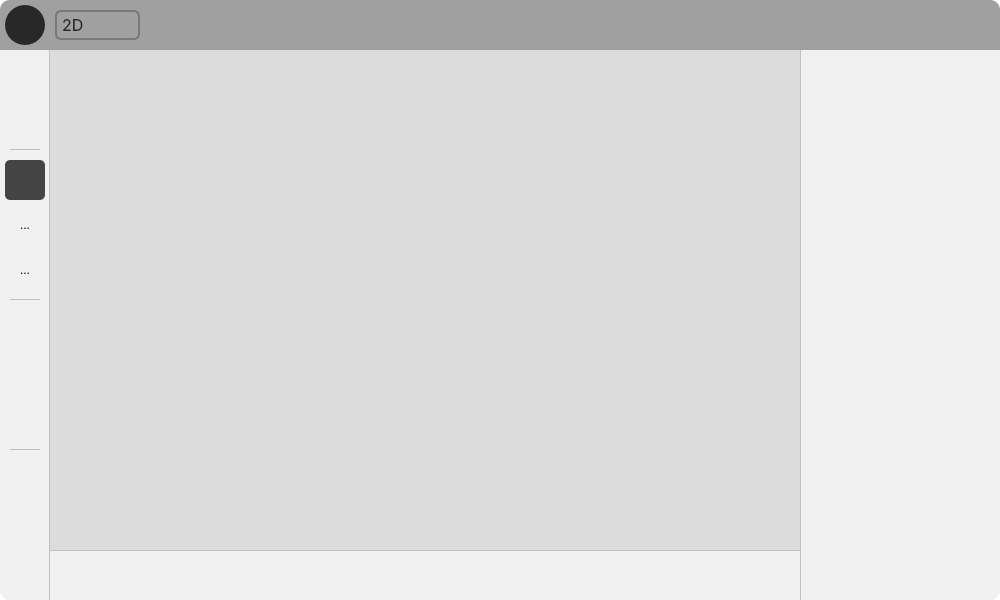
<?xml version="1.0" encoding="UTF-8"?>
<ui version="4.0">
 <class>Form</class>
 <widget class="QWidget" name="Form">
  <property name="geometry">
   <rect>
    <x>0</x>
    <y>0</y>
    <width>1000</width>
    <height>600</height>
   </rect>
  </property>
  <property name="windowTitle">
   <string>Form</string>
  </property>
  <property name="styleSheet">
   <string notr="true">background-color: transparent;</string>
  </property>
  <widget class="QFrame" name="frame_main">
   <property name="geometry">
    <rect>
     <x>0</x>
     <y>0</y>
     <width>1000</width>
     <height>600</height>
    </rect>
   </property>
   <property name="toolTipDuration">
    <number>1</number>
   </property>
   <property name="styleSheet">
    <string notr="true">border-top-left-radius:10px;
border-top-right-radius:10px;
border-bottom-left-radius:10px;
border-bottom-right-radius:10px;
background-color: rgb(240, 240, 240);</string>
   </property>
   <property name="frameShape">
    <enum>QFrame::StyledPanel</enum>
   </property>
   <property name="frameShadow">
    <enum>QFrame::Raised</enum>
   </property>
   <widget class="QFrame" name="frame_top_bar">
    <property name="geometry">
     <rect>
      <x>0</x>
      <y>0</y>
      <width>1000</width>
      <height>50</height>
     </rect>
    </property>
    <property name="styleSheet">
     <string notr="true">border-top-left-radius:10px;
border-top-right-radius:10px;
border-bottom-left-radius:10px;
border-bottom-right-radius:10px;
background-color: rgb(160, 160, 160)</string>
    </property>
    <property name="frameShape">
     <enum>QFrame::StyledPanel</enum>
    </property>
    <property name="frameShadow">
     <enum>QFrame::Raised</enum>
    </property>
    <widget class="QFrame" name="frame_top_border">
     <property name="geometry">
      <rect>
       <x>0</x>
       <y>40</y>
       <width>1000</width>
       <height>10</height>
      </rect>
     </property>
     <property name="styleSheet">
      <string notr="true"/>
     </property>
     <property name="frameShape">
      <enum>QFrame::StyledPanel</enum>
     </property>
     <property name="frameShadow">
      <enum>QFrame::Raised</enum>
     </property>
    </widget>
    <widget class="QPushButton" name="button_import">
     <property name="geometry">
      <rect>
       <x>5</x>
       <y>5</y>
       <width>40</width>
       <height>40</height>
      </rect>
     </property>
     <property name="styleSheet">
      <string notr="true">QPushButton{
border-radius: 20px;
min-width:40px;
max-width:40px;
min-height:40px;
max-height:40px;
background-color: rgb(40, 40, 40)
}

QPushButton:hover{
	background-color: rgb(80, 80, 80);
}
QPushButton:pressed{
	background-color: rgb(20, 20, 20);
}
</string>
     </property>
     <property name="text">
      <string/>
     </property>
     <property name="icon">
      <iconset>
       <normaloff>UI icon/import-file.svg</normaloff>UI icon/import-file.svg</iconset>
     </property>
     <property name="iconSize">
      <size>
       <width>24</width>
       <height>24</height>
      </size>
     </property>
    </widget>
    <widget class="QComboBox" name="cbox_mode">
     <property name="geometry">
      <rect>
       <x>55</x>
       <y>10</y>
       <width>85</width>
       <height>30</height>
      </rect>
     </property>
     <property name="font">
      <font>
       <family>SF Pro Display</family>
       <pointsize>12</pointsize>
       <bold>false</bold>
      </font>
     </property>
     <property name="contextMenuPolicy">
      <enum>Qt::DefaultContextMenu</enum>
     </property>
     <property name="styleSheet">
      <string notr="true">QComboBox {
    border: 2px solid rgb(120,120,120); 
    border-radius: 6px;
    color: rgb(40,40,40);
    padding-left:5px;
    padding-bottom:1px;
}


QComboBox::down-arrow { 
width:16px; 
height: 16px;
padding-right:10px;
image: url(D:/Python Coding/easy-to-segment/UI icon/down-arrow.svg); 
}

QComboBox::drop-down {
    background: transparent;
}
</string>
     </property>
     <property name="iconSize">
      <size>
       <width>20</width>
       <height>20</height>
      </size>
     </property>
     <item>
      <property name="text">
       <string>2D</string>
      </property>
      <property name="icon">
       <iconset>
        <normaloff>UI icon/2d.svg</normaloff>UI icon/2d.svg</iconset>
      </property>
     </item>
     <item>
      <property name="text">
       <string>3D</string>
      </property>
      <property name="icon">
       <iconset>
        <normaloff>UI icon/3d.svg</normaloff>UI icon/3d.svg</iconset>
      </property>
     </item>
    </widget>
    <widget class="QFrame" name="frame_top_right">
     <property name="geometry">
      <rect>
       <x>919</x>
       <y>0</y>
       <width>71</width>
       <height>50</height>
      </rect>
     </property>
     <property name="frameShape">
      <enum>QFrame::StyledPanel</enum>
     </property>
     <property name="frameShadow">
      <enum>QFrame::Raised</enum>
     </property>
     <layout class="QHBoxLayout" name="horizontalLayout">
      <item>
       <widget class="QPushButton" name="button_minimize">
        <property name="styleSheet">
         <string notr="true">QPushButton{
border-radius: 0px;
min-width:30px;
max-width:30px;
min-height:30px;
max-height:30px;
}

QPushButton:hover{
	background-color: rgba(80, 80, 80, 50);
}
QPushButton:pressed{
	background-color: rgba(20, 20, 20, 100);
}
</string>
        </property>
        <property name="text">
         <string/>
        </property>
        <property name="icon">
         <iconset>
          <normaloff>UI icon/minimize.svg</normaloff>UI icon/minimize.svg</iconset>
        </property>
        <property name="iconSize">
         <size>
          <width>18</width>
          <height>18</height>
         </size>
        </property>
       </widget>
      </item>
      <item>
       <widget class="QPushButton" name="button_close">
        <property name="styleSheet">
         <string notr="true">QPushButton{
border-radius: 0px;
min-width:30px;
max-width:30px;
min-height:30px;
max-height:30px;
}

QPushButton:hover{
	background-color: rgba(80, 80, 80, 50);
}
QPushButton:pressed{
	background-color: rgba(20, 20, 20, 100);
}
</string>
        </property>
        <property name="text">
         <string/>
        </property>
        <property name="icon">
         <iconset>
          <normaloff>UI icon/close.svg</normaloff>UI icon/close.svg</iconset>
        </property>
        <property name="iconSize">
         <size>
          <width>18</width>
          <height>18</height>
         </size>
        </property>
       </widget>
      </item>
     </layout>
    </widget>
    <zorder>frame_top_border</zorder>
    <zorder>button_import</zorder>
    <zorder>frame_top_right</zorder>
    <zorder>cbox_mode</zorder>
   </widget>
   <widget class="QFrame" name="frame_function_bar">
    <property name="geometry">
     <rect>
      <x>0</x>
      <y>50</y>
      <width>50</width>
      <height>550</height>
     </rect>
    </property>
    <property name="styleSheet">
     <string notr="true">border-top-left-radius:10px;
border-top-right-radius:10px;
border-bottom-left-radius:10px;
border-bottom-right-radius:10px;</string>
    </property>
    <property name="frameShape">
     <enum>QFrame::StyledPanel</enum>
    </property>
    <property name="frameShadow">
     <enum>QFrame::Raised</enum>
    </property>
    <widget class="QFrame" name="frame_function_bar_border">
     <property name="geometry">
      <rect>
       <x>40</x>
       <y>0</y>
       <width>10</width>
       <height>550</height>
      </rect>
     </property>
     <property name="styleSheet">
      <string notr="true">border-right: 0.5px solid rgba(180, 180, 180, 200)</string>
     </property>
     <property name="frameShape">
      <enum>QFrame::StyledPanel</enum>
     </property>
     <property name="frameShadow">
      <enum>QFrame::Raised</enum>
     </property>
    </widget>
    <widget class="QFrame" name="frame_operation">
     <property name="geometry">
      <rect>
       <x>0</x>
       <y>400</y>
       <width>50</width>
       <height>150</height>
      </rect>
     </property>
     <property name="styleSheet">
      <string notr="true">background: transparent;</string>
     </property>
     <property name="frameShape">
      <enum>QFrame::StyledPanel</enum>
     </property>
     <property name="frameShadow">
      <enum>QFrame::Raised</enum>
     </property>
     <widget class="QPushButton" name="button_undo">
      <property name="geometry">
       <rect>
        <x>5</x>
        <y>10</y>
        <width>40</width>
        <height>40</height>
       </rect>
      </property>
      <property name="styleSheet">
       <string notr="true">QPushButton{
border-radius: 5px;
min-width:40px;
max-width:40px;
min-height:40px;
max-height:40px;
}

QPushButton:hover{
background-color: rgba(80,80,80,50);
}

QPushButton:pressed{
border: transparent;
background-color: rgba(40,40,40,220);
icon: url(D:/Python Coding/easy-to-segment/UI icon/undo-white.svg);
}</string>
      </property>
      <property name="text">
       <string/>
      </property>
      <property name="icon">
       <iconset>
        <normaloff>UI icon/undo.svg</normaloff>UI icon/undo.svg</iconset>
      </property>
      <property name="iconSize">
       <size>
        <width>24</width>
        <height>24</height>
       </size>
      </property>
     </widget>
     <widget class="QPushButton" name="button_redo">
      <property name="geometry">
       <rect>
        <x>5</x>
        <y>55</y>
        <width>40</width>
        <height>40</height>
       </rect>
      </property>
      <property name="styleSheet">
       <string notr="true">QPushButton{
border-radius: 5px;
min-width:40px;
max-width:40px;
min-height:40px;
max-height:40px;
}

QPushButton:hover{
background-color: rgba(80,80,80,50);
}

QPushButton:pressed{
border: transparent;
background-color: rgba(40,40,40,220);
icon: url(D:/Python Coding/easy-to-segment/UI icon/redo-white.svg);
}</string>
      </property>
      <property name="text">
       <string/>
      </property>
      <property name="icon">
       <iconset>
        <normaloff>UI icon/redo.svg</normaloff>UI icon/redo.svg</iconset>
      </property>
      <property name="iconSize">
       <size>
        <width>24</width>
        <height>24</height>
       </size>
      </property>
     </widget>
     <widget class="QPushButton" name="button_reset">
      <property name="geometry">
       <rect>
        <x>5</x>
        <y>100</y>
        <width>40</width>
        <height>40</height>
       </rect>
      </property>
      <property name="styleSheet">
       <string notr="true">QPushButton{
border-radius: 5px;
min-width:40px;
max-width:40px;
min-height:40px;
max-height:40px;
}

QPushButton:hover{
background-color: rgba(80,80,80,50);
}

QPushButton:pressed{
border: transparent;
background-color: rgba(40,40,40,220);
icon: url(D:/Python Coding/easy-to-segment/UI icon/reset-white.svg);
}</string>
      </property>
      <property name="text">
       <string/>
      </property>
      <property name="icon">
       <iconset>
        <normaloff>UI icon/reset.svg</normaloff>UI icon/reset.svg</iconset>
      </property>
      <property name="iconSize">
       <size>
        <width>24</width>
        <height>24</height>
       </size>
      </property>
     </widget>
    </widget>
    <widget class="QFrame" name="frame_settings">
     <property name="geometry">
      <rect>
       <x>0</x>
       <y>0</y>
       <width>50</width>
       <height>100</height>
      </rect>
     </property>
     <property name="styleSheet">
      <string notr="true">background: transparent;</string>
     </property>
     <property name="frameShape">
      <enum>QFrame::StyledPanel</enum>
     </property>
     <property name="frameShadow">
      <enum>QFrame::Raised</enum>
     </property>
     <widget class="QPushButton" name="button_settings">
      <property name="geometry">
       <rect>
        <x>5</x>
        <y>5</y>
        <width>40</width>
        <height>40</height>
       </rect>
      </property>
      <property name="toolTipDuration">
       <number>0</number>
      </property>
      <property name="styleSheet">
       <string notr="true">QPushButton{
border-radius: 5px;
min-width:40px;
max-width:40px;
min-height:40px;
max-height:40px;
}

QPushButton:hover{
background-color: rgba(80,80,80,50);
}

QPushButton:pressed{
border: transparent;
background-color: rgba(40,40,40,220);
icon: url(D:/Python Coding/easy-to-segment/UI icon/settings-white.svg);
}
</string>
      </property>
      <property name="text">
       <string/>
      </property>
      <property name="icon">
       <iconset>
        <normaloff>UI icon/settings.svg</normaloff>UI icon/settings.svg</iconset>
      </property>
      <property name="iconSize">
       <size>
        <width>24</width>
        <height>24</height>
       </size>
      </property>
     </widget>
     <widget class="QFrame" name="frame_settings_border">
      <property name="geometry">
       <rect>
        <x>10</x>
        <y>95</y>
        <width>30</width>
        <height>5</height>
       </rect>
      </property>
      <property name="styleSheet">
       <string notr="true">border-bottom: 1px solid rgba(180, 180, 180, 200)</string>
      </property>
      <property name="frameShape">
       <enum>QFrame::StyledPanel</enum>
      </property>
      <property name="frameShadow">
       <enum>QFrame::Raised</enum>
      </property>
     </widget>
     <widget class="QPushButton" name="button_save">
      <property name="geometry">
       <rect>
        <x>5</x>
        <y>50</y>
        <width>40</width>
        <height>40</height>
       </rect>
      </property>
      <property name="font">
       <font>
        <family>SF Pro Display</family>
        <pointsize>10</pointsize>
        <bold>false</bold>
       </font>
      </property>
      <property name="styleSheet">
       <string notr="true">QPushButton{
border-radius: 5px;
min-width:40px;
max-width:40px;
min-height:40px;
max-height:40px;
}

QPushButton:hover{
background-color: rgba(80,80,80,50);
}

QPushButton:pressed{
border: transparent;
background-color: rgba(40,40,40,220);
icon: url(D:/Python Coding/easy-to-segment/UI icon/save-white.svg);
}</string>
      </property>
      <property name="text">
       <string/>
      </property>
      <property name="icon">
       <iconset>
        <normaloff>UI icon/save.svg</normaloff>UI icon/save.svg</iconset>
      </property>
      <property name="iconSize">
       <size>
        <width>24</width>
        <height>24</height>
       </size>
      </property>
     </widget>
    </widget>
    <widget class="QFrame" name="frame_mode">
     <property name="geometry">
      <rect>
       <x>0</x>
       <y>100</y>
       <width>50</width>
       <height>150</height>
      </rect>
     </property>
     <property name="styleSheet">
      <string notr="true">background: transparent;</string>
     </property>
     <property name="frameShape">
      <enum>QFrame::StyledPanel</enum>
     </property>
     <property name="frameShadow">
      <enum>QFrame::Raised</enum>
     </property>
     <widget class="QToolButton" name="button_box_mode">
      <property name="geometry">
       <rect>
        <x>5</x>
        <y>100</y>
        <width>40</width>
        <height>40</height>
       </rect>
      </property>
      <property name="styleSheet">
       <string notr="true">QToolButton{
border-radius: 5px;
min-width:40px;
max-width:40px;
min-height:40px;
max-height:40px;
}

QToolButton:hover{
background-color: rgba(80,80,80,50);
}

QToolButton:pressed{
border: none;
background-color: rgba(40,40,40,220);
padding-left: 0px;
padding-right:0px;
padding-bottom:0px;
padding-top:0px;
}

QToolButton:checked{
border: none;
background-color: rgba(40,40,40,220);
padding-left: 0px;
padding-right:0px;
padding-bottom:0px;
padding-top:0px;
}
</string>
      </property>
      <property name="text">
       <string>...</string>
      </property>
      <property name="icon">
       <iconset>
        <normaloff>UI icon/box.svg</normaloff>UI icon/box.svg</iconset>
      </property>
      <property name="iconSize">
       <size>
        <width>26</width>
        <height>26</height>
       </size>
      </property>
      <property name="checkable">
       <bool>true</bool>
      </property>
      <attribute name="buttonGroup">
       <string notr="true">mode_button_group</string>
      </attribute>
     </widget>
     <widget class="QToolButton" name="button_view_mode">
      <property name="geometry">
       <rect>
        <x>5</x>
        <y>10</y>
        <width>40</width>
        <height>40</height>
       </rect>
      </property>
      <property name="styleSheet">
       <string notr="true">QToolButton{
border-radius: 5px;
min-width:40px;
max-width:40px;
min-height:40px;
max-height:40px;
}

QToolButton:hover{
background-color: rgba(80,80,80,50);
}

QToolButton:pressed{
border: none;
background-color: rgba(40,40,40,220);
padding-left: 0px;
padding-right:0px;
padding-bottom:0px;
padding-top:0px;
}

QToolButton:checked{
border: none;
background-color: rgba(40,40,40,220);
padding-left: 0px;
padding-right:0px;
padding-bottom:0px;
padding-top:0px;
}
</string>
      </property>
      <property name="text">
       <string/>
      </property>
      <property name="icon">
       <iconset>
        <normaloff>UI icon/view.svg</normaloff>UI icon/view.svg</iconset>
      </property>
      <property name="iconSize">
       <size>
        <width>26</width>
        <height>26</height>
       </size>
      </property>
      <property name="checkable">
       <bool>true</bool>
      </property>
      <property name="checked">
       <bool>true</bool>
      </property>
      <attribute name="buttonGroup">
       <string notr="true">mode_button_group</string>
      </attribute>
     </widget>
     <widget class="QToolButton" name="button_point_mode">
      <property name="geometry">
       <rect>
        <x>5</x>
        <y>55</y>
        <width>40</width>
        <height>40</height>
       </rect>
      </property>
      <property name="styleSheet">
       <string notr="true">QToolButton{
border-radius: 5px;
min-width:40px;
max-width:40px;
min-height:40px;
max-height:40px;
}

QToolButton:hover{
background-color: rgba(80,80,80,50);
}

QToolButton:pressed{
border: none;
background-color: rgba(40,40,40,220);
padding-left: 0px;
padding-right:0px;
padding-bottom:0px;
padding-top:0px;
}

QToolButton:checked{
border: none;
background-color: rgba(40,40,40,220);
padding-left: 0px;
padding-right:0px;
padding-bottom:0px;
padding-top:0px;
}
</string>
      </property>
      <property name="text">
       <string>...</string>
      </property>
      <property name="icon">
       <iconset>
        <normaloff>UI icon/point.svg</normaloff>UI icon/point.svg</iconset>
      </property>
      <property name="iconSize">
       <size>
        <width>24</width>
        <height>24</height>
       </size>
      </property>
      <property name="checkable">
       <bool>true</bool>
      </property>
      <attribute name="buttonGroup">
       <string notr="true">mode_button_group</string>
      </attribute>
     </widget>
     <widget class="QFrame" name="frame_mode_border">
      <property name="geometry">
       <rect>
        <x>10</x>
        <y>145</y>
        <width>30</width>
        <height>5</height>
       </rect>
      </property>
      <property name="styleSheet">
       <string notr="true">border-bottom: 1px solid rgba(180, 180, 180, 200)</string>
      </property>
      <property name="frameShape">
       <enum>QFrame::StyledPanel</enum>
      </property>
      <property name="frameShadow">
       <enum>QFrame::Raised</enum>
      </property>
     </widget>
    </widget>
    <widget class="QFrame" name="frame_settings_2">
     <property name="geometry">
      <rect>
       <x>0</x>
       <y>250</y>
       <width>50</width>
       <height>150</height>
      </rect>
     </property>
     <property name="styleSheet">
      <string notr="true">background: transparent;</string>
     </property>
     <property name="frameShape">
      <enum>QFrame::StyledPanel</enum>
     </property>
     <property name="frameShadow">
      <enum>QFrame::Raised</enum>
     </property>
     <widget class="QPushButton" name="button_add_group">
      <property name="geometry">
       <rect>
        <x>5</x>
        <y>10</y>
        <width>40</width>
        <height>40</height>
       </rect>
      </property>
      <property name="toolTipDuration">
       <number>0</number>
      </property>
      <property name="styleSheet">
       <string notr="true">QPushButton{
border-radius: 5px;
min-width:40px;
max-width:40px;
min-height:40px;
max-height:40px;
}

QPushButton:hover{
background-color: rgba(80,80,80,50);
}

QPushButton:pressed{
border: transparent;
background-color: rgba(40,40,40,220);
icon: url(D:/Python Coding/easy-to-segment/UI icon/square-add-white.svg);
}
</string>
      </property>
      <property name="text">
       <string/>
      </property>
      <property name="icon">
       <iconset>
        <normaloff>UI icon/square-add.svg</normaloff>UI icon/square-add.svg</iconset>
      </property>
      <property name="iconSize">
       <size>
        <width>24</width>
        <height>24</height>
       </size>
      </property>
     </widget>
     <widget class="QFrame" name="frame_settings_border_2">
      <property name="geometry">
       <rect>
        <x>10</x>
        <y>145</y>
        <width>30</width>
        <height>5</height>
       </rect>
      </property>
      <property name="styleSheet">
       <string notr="true">border-bottom: 1px solid rgba(180, 180, 180, 200)</string>
      </property>
      <property name="frameShape">
       <enum>QFrame::StyledPanel</enum>
      </property>
      <property name="frameShadow">
       <enum>QFrame::Raised</enum>
      </property>
     </widget>
     <widget class="QPushButton" name="button_generate_mask">
      <property name="geometry">
       <rect>
        <x>5</x>
        <y>55</y>
        <width>40</width>
        <height>40</height>
       </rect>
      </property>
      <property name="font">
       <font>
        <family>SF Pro Display</family>
        <pointsize>10</pointsize>
        <bold>false</bold>
       </font>
      </property>
      <property name="styleSheet">
       <string notr="true">QPushButton{
border-radius: 5px;
min-width:40px;
max-width:40px;
min-height:40px;
max-height:40px;
}

QPushButton:hover{
background-color: rgba(80,80,80,50);
}

QPushButton:pressed{
border: transparent;
background-color: rgba(40,40,40,220);
icon: url(D:/Python Coding/easy-to-segment/UI icon/generate-mask-white.svg);
}</string>
      </property>
      <property name="text">
       <string/>
      </property>
      <property name="icon">
       <iconset>
        <normaloff>UI icon/generate-mask.svg</normaloff>UI icon/generate-mask.svg</iconset>
      </property>
      <property name="iconSize">
       <size>
        <width>24</width>
        <height>24</height>
       </size>
      </property>
     </widget>
     <widget class="QPushButton" name="button_auto_mask">
      <property name="geometry">
       <rect>
        <x>5</x>
        <y>100</y>
        <width>40</width>
        <height>40</height>
       </rect>
      </property>
      <property name="font">
       <font>
        <family>SF Pro Display</family>
        <pointsize>10</pointsize>
        <bold>false</bold>
       </font>
      </property>
      <property name="styleSheet">
       <string notr="true">QPushButton{
border-radius: 5px;
min-width:40px;
max-width:40px;
min-height:40px;
max-height:40px;
}

QPushButton:hover{
background-color: rgba(80,80,80,50);
}

QPushButton:pressed{
border: transparent;
background-color: rgba(40,40,40,220);
icon: url(D:/Python Coding/easy-to-segment/UI icon/magic-white.svg);
}</string>
      </property>
      <property name="text">
       <string/>
      </property>
      <property name="icon">
       <iconset>
        <normaloff>UI icon/magic.svg</normaloff>UI icon/magic.svg</iconset>
      </property>
      <property name="iconSize">
       <size>
        <width>24</width>
        <height>24</height>
       </size>
      </property>
     </widget>
    </widget>
   </widget>
   <widget class="QFrame" name="frame_mask_list">
    <property name="geometry">
     <rect>
      <x>800</x>
      <y>50</y>
      <width>200</width>
      <height>550</height>
     </rect>
    </property>
    <property name="frameShape">
     <enum>QFrame::StyledPanel</enum>
    </property>
    <property name="frameShadow">
     <enum>QFrame::Raised</enum>
    </property>
    <widget class="QFrame" name="frame_mask_list_border">
     <property name="geometry">
      <rect>
       <x>0</x>
       <y>0</y>
       <width>10</width>
       <height>550</height>
      </rect>
     </property>
     <property name="styleSheet">
      <string notr="true">border-left: 1px solid rgba(180, 180, 180, 200)</string>
     </property>
     <property name="frameShape">
      <enum>QFrame::StyledPanel</enum>
     </property>
     <property name="frameShadow">
      <enum>QFrame::Raised</enum>
     </property>
    </widget>
   </widget>
   <widget class="QFrame" name="frame_display">
    <property name="geometry">
     <rect>
      <x>50</x>
      <y>550</y>
      <width>750</width>
      <height>50</height>
     </rect>
    </property>
    <property name="frameShape">
     <enum>QFrame::StyledPanel</enum>
    </property>
    <property name="frameShadow">
     <enum>QFrame::Raised</enum>
    </property>
    <widget class="QFrame" name="frame_display_border">
     <property name="geometry">
      <rect>
       <x>0</x>
       <y>0</y>
       <width>750</width>
       <height>10</height>
      </rect>
     </property>
     <property name="styleSheet">
      <string notr="true">border-top: 1px solid rgba(180, 180, 180, 200)</string>
     </property>
     <property name="frameShape">
      <enum>QFrame::StyledPanel</enum>
     </property>
     <property name="frameShadow">
      <enum>QFrame::Raised</enum>
     </property>
    </widget>
   </widget>
   <widget class="QGraphicsView" name="image_viewer">
    <property name="geometry">
     <rect>
      <x>50</x>
      <y>50</y>
      <width>750</width>
      <height>500</height>
     </rect>
    </property>
    <property name="styleSheet">
     <string notr="true">border-radius:0px;
background-color: rgb(220, 220, 220)</string>
    </property>
    <property name="verticalScrollBarPolicy">
     <enum>Qt::ScrollBarAlwaysOff</enum>
    </property>
    <property name="horizontalScrollBarPolicy">
     <enum>Qt::ScrollBarAlwaysOff</enum>
    </property>
    <property name="transformationAnchor">
     <enum>QGraphicsView::AnchorUnderMouse</enum>
    </property>
    <property name="resizeAnchor">
     <enum>QGraphicsView::AnchorViewCenter</enum>
    </property>
   </widget>
   <zorder>image_viewer</zorder>
   <zorder>frame_top_bar</zorder>
   <zorder>frame_function_bar</zorder>
   <zorder>frame_mask_list</zorder>
   <zorder>frame_display</zorder>
  </widget>
 </widget>
 <resources/>
 <connections/>
 <buttongroups>
  <buttongroup name="mode_button_group"/>
 </buttongroups>
</ui>
